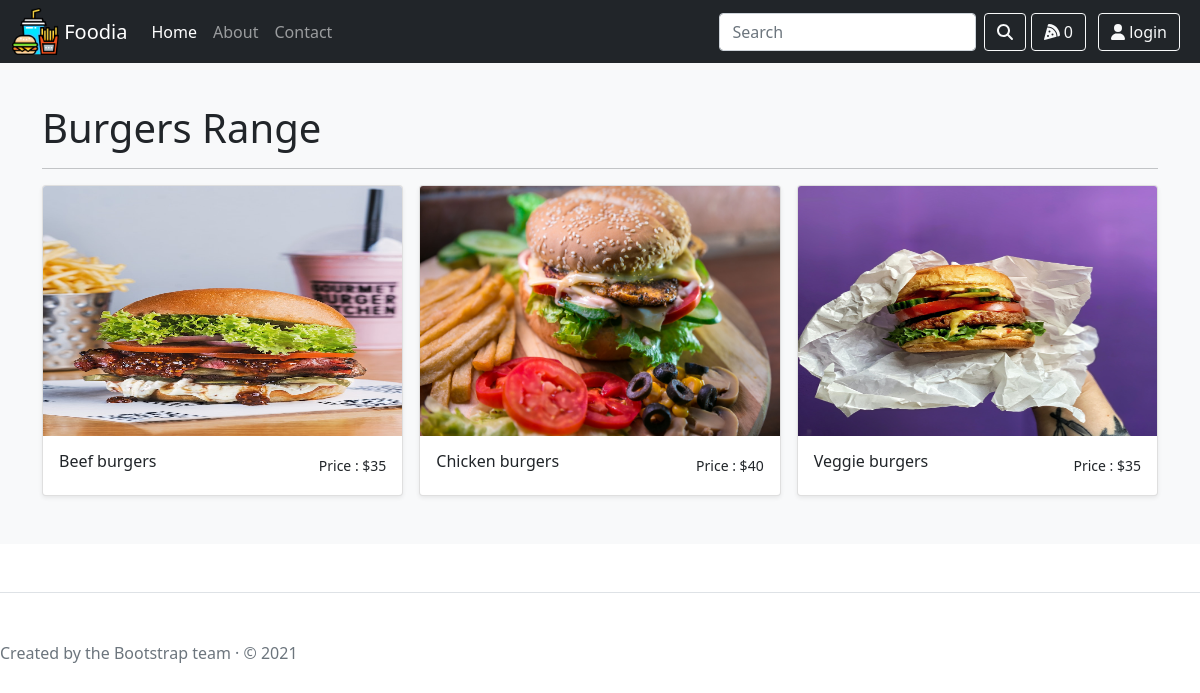
Page /foodStuff/productFoodStuff/7486fc07-2c90-4fdf-b9b5-98f8157fbc46 on the committed database.
### foodStuff/models.py (models this page shows, shortened)
class FoodCategory(BaseModel):
    categoryName = models.CharField(max_length=100)
    categoryImage = models.ImageField(upload_to="Category")

class FoodProduct(BaseModel):
    foodName = models.CharField(max_length=100)
    foodCategory = models.ForeignKey(FoodCategory,on_delete=models.CASCADE,related_name="foodCategory",null=True,blank=True)
    foodProductDescription = models.TextField()
    foodPrice = models.IntegerField()
    foodProductImage = models.ImageField(upload_to="foodProduct")

### foodStuff/views.py (the view)
# urls.py: path('productFoodStuff/<foodId>',views.productFoodStuff,name="productFoodStuff"),
def productFoodStuff(request,foodId):
    foodCategoryInfo = FoodCategory.objects.get(uid = foodId)
    allData = FoodProduct.objects.filter(foodCategory=foodCategoryInfo.uid)
    return render(request,"foodStuff/foodProducts.html",{'foodProduct':allData,'categoryName': foodCategoryInfo.categoryName})

### account/context_processors.py (called while the page is built, shortened)
def profileData(request):
    return {}

### template/foodStuff/foodProducts.html (shortened to what this page needs)
{% extends 'base.html' %}
{% block body %}
<main>
    <div class="album py-5 bg-light">
      <div class="container">
        {% if categoryName %}
        <h1 class="">{{categoryName}} Range</h1>
        {% endif %}
  <hr>
        <div class="row row-cols-1 row-cols-sm-2 row-cols-md-3 g-3">
          {% if foodProduct %}
          {% for product in foodProduct  %}
          <a href="/foodStuff/foodDescription/{{product.uid}}" class="text-dark" style="text-decoration: none;">
          <div class="col">
            <div class="card shadow-sm">
              <img class="bd-placeholder-img card-img-top" width="100%" height="250px" src="/media/{{product.foodProductImage}}">
              <div class="card-body">
                <div class="d-flex justify-content-between align-items-center">
                    <h6 class="">{{product.foodName}}</h6>
                    <small class=""> Price : ${{product.foodPrice}}</small>
                  </div>
              </div>
            </div>
          </div></a>
          {% endfor %}
          {% endif %}
        </div>
      </div>
    </div>
  </main>
{% endblock body %}

### template/base.html (style rules this page uses)
body { padding-top: 3.5rem; }
.bd-placeholder-img { font-size: 1.125rem; text-anchor: middle; -webkit-user-select: none; -moz-user-select: none; user-select: none; }

### rows in the picture
FoodCategory: categoryName "Burgers"
FoodProduct: foodProductImage (picture), foodName "Beef burgers", foodPrice "35"
FoodProduct: foodProductImage (picture), foodName "Chicken burgers", foodPrice "40"
FoodProduct: foodProductImage (picture), foodName "Veggie burgers", foodPrice "35"
